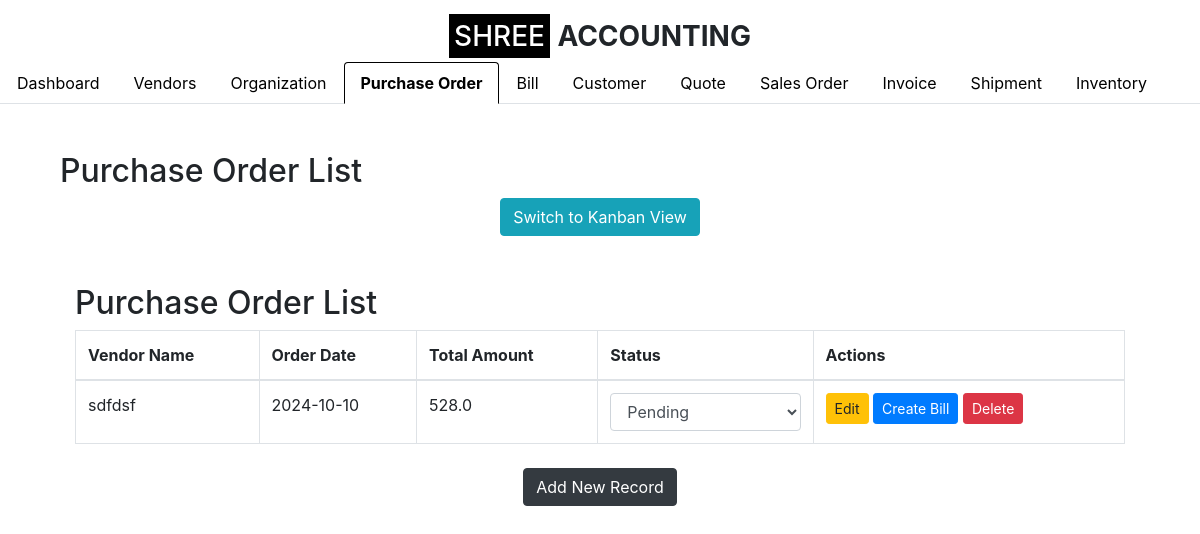
The page /purchase_order_list (signed in) on the database as committed earlier.
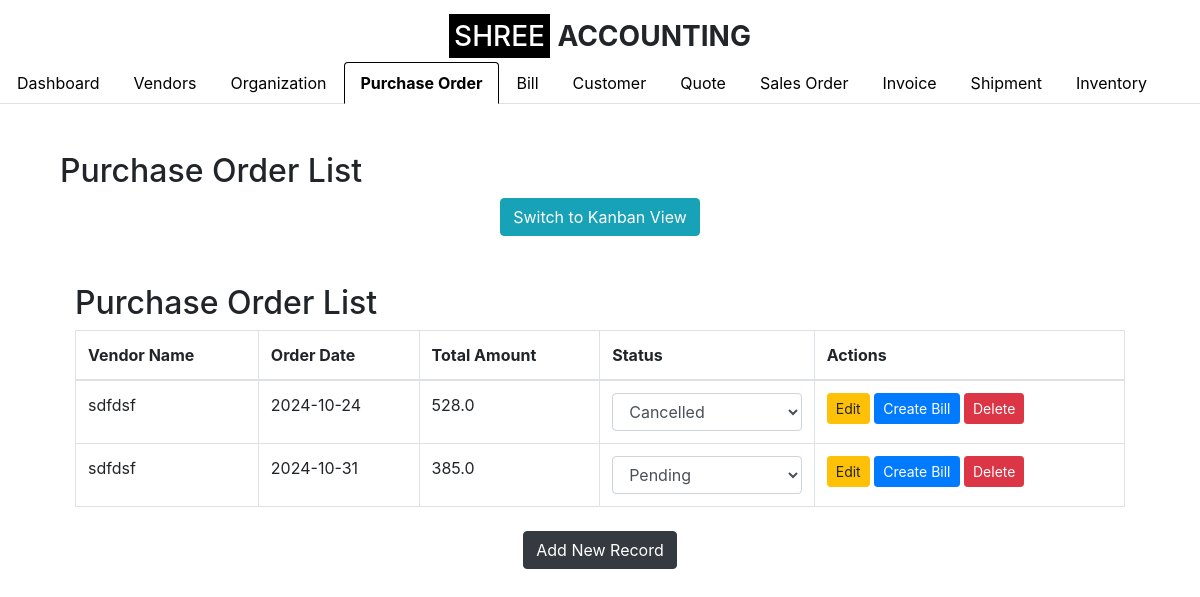
The same page on the database as committed later.
### app.py (models this page shows)
class PurchaseOrder(db.Model):
    id = db.Column(db.Integer, primary_key=True)
    vendor_id = db.Column(db.Integer, db.ForeignKey('vendor.id'), nullable=False)
    order_date = db.Column(db.Date, nullable=False)
    total_amount = db.Column(db.Float, nullable=False)
    status = db.Column(db.String(50), nullable=False)
    vendor = db.relationship('Vendor', backref=db.backref('purchase_orders', lazy=True))
    line_items = db.relationship('LineItem', backref='purchase_order', lazy=True, cascade="all, delete-orphan")

class Vendor(db.Model):
    id = db.Column(db.Integer, primary_key=True)
    vendor_name = db.Column(db.String(100), nullable=False)
    company_name = db.Column(db.String(100), nullable=False)
    email_id = db.Column(db.String(100), nullable=False)
    phone_number = db.Column(db.String(15), nullable=False)
    address = db.Column(db.String(255), nullable=False)
    organization_id = db.Column(db.Integer, db.ForeignKey('organization.id'), nullable=False)
    organization = db.relationship('Organization', backref=db.backref('vendors', lazy=True))

### app.py (the view)
    def wrap(*args, **kwargs):
        if 'logged_in' in session:
            return f(*args, **kwargs)
        else:
            flash('Please log in first.', 'warning')
            return redirect(url_for('login'))

### app.py (called while the page is built)
def login_required(f):
    def wrap(*args, **kwargs):
        if 'logged_in' in session:
            return f(*args, **kwargs)
        else:
            flash('Please log in first.', 'warning')
            return redirect(url_for('login'))
    wrap.__name__ = f.__name__
    return wrap

@app.route('/purchase_order_list')
@login_required
def purchase_order_list():
    organization_id = session.get('organization_id')
    purchase_orders = PurchaseOrder.query.join(Vendor).filter(Vendor.organization_id == organization_id).all()
    return render_template('purchase_order_list.html', purchase_orders=purchase_orders, show_logo=True, active_tab='purchase_order')

### templates/purchase_order_list.html (shortened to what this page needs)
{% extends "base.html" %}
{% block content %}
<div class="container mt-5">
    <h2>Purchase Order List</h2>
    <div class="text-center mb-4">
        <button class="btn btn-info" id="toggleViewBtn">Switch to Kanban View</button>
    </div>
    <div id="tableView" class="container mt-5">
        <h2>Purchase Order List</h2>
        <table class="table table-bordered">
            <thead>
                <tr>
                    <th>Vendor Name</th>
                    <th>Order Date</th>
                    <th>Total Amount</th>
                    <th>Status</th>
                    <th>Actions</th>
                </tr>
            </thead>
            <tbody>
                {% for order in purchase_orders %}
                <tr>
                    <td>{{ order.vendor.vendor_name }}</td>
                    <td>{{ order.order_date }}</td>
                    <td>{{ order.total_amount }}</td>
                    <td>
                        <form action="/update_status/{{ order.id }}" method="POST">
    <select name="status" class="form-control" onchange="this.form.submit()">
        <option value="Pending" {% if order.status == 'Pending' %}selected{% endif %}>Pending</option>
        <option value="Cancelled" {% if order.status == 'Cancelled' %}selected{% endif %}>Cancelled</option>
    </select>
</form>
                    </td>
                    <td>
    <a href="/edit_purchase_order/{{ order.id }}" class="btn btn-warning btn-sm">Edit</a>
    <a href="/create_bill?purchase_order_id={{ order.id }}" class="btn btn-primary btn-sm">Create Bill</a>
    <form action="/delete_purchase_order/{{ order.id }}" method="POST" style="display:inline-block;">
        <button type="submit" class="btn btn-danger btn-sm">Delete</button>
    </form>
</td>
                </tr>
                {% endfor %}
            </tbody>
        </table>
    </div>
    <div class="text-center mt-4">
        <a href="/purchase_order" class="btn btn-dark">Add New Record</a>
    </div>
</div>
{% endblock %}

Rows that differ between the two databases and show on the page:
changed PurchaseOrder: order_date "2024-10-10" → "2024-10-24"; status "Pending" → "Cancelled"
added PurchaseOrder: vendor.vendor_name "sdfdsf", order_date "2024-10-31", total_amount "385.0", status "Pending"
